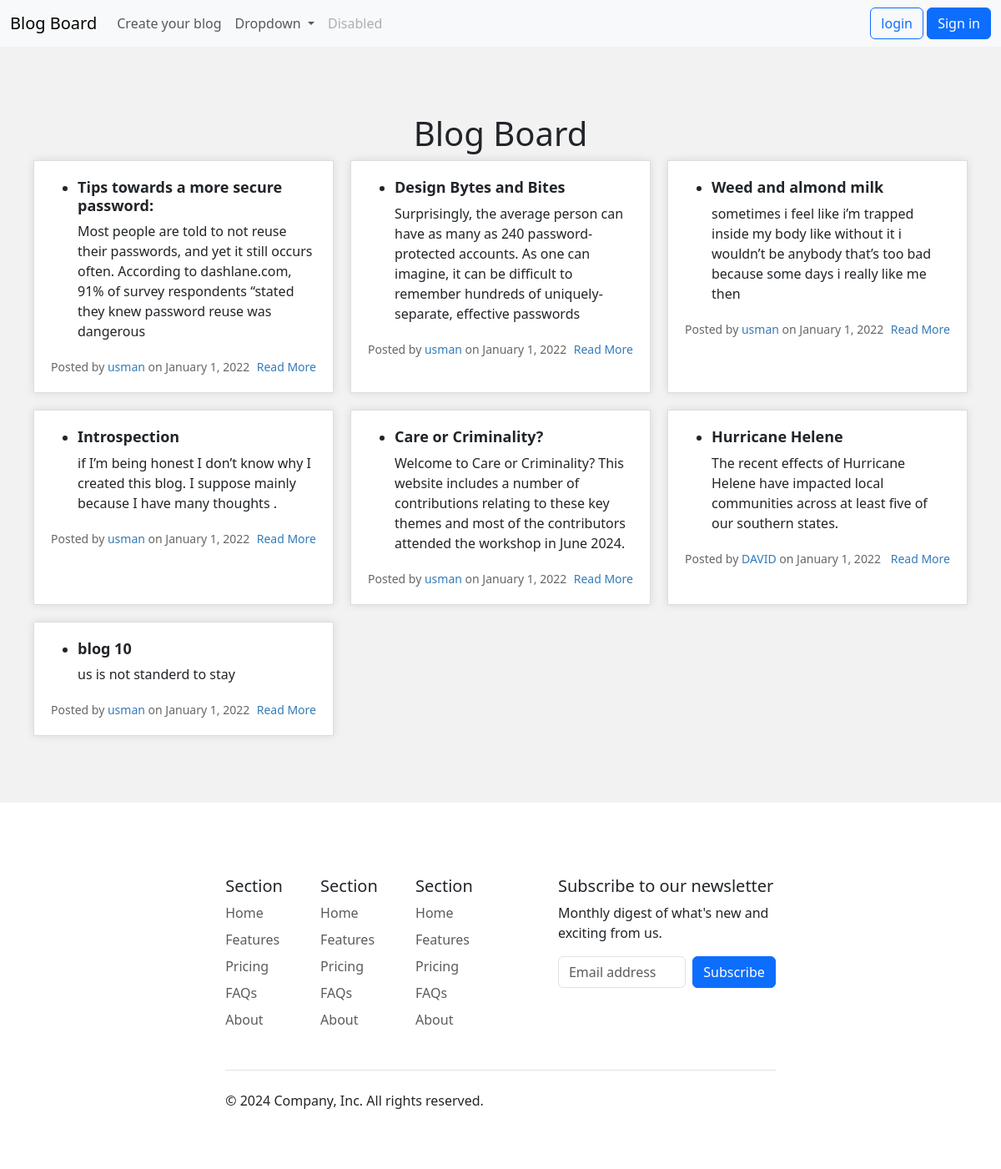
/home, run on an earlier commit of the app's database.
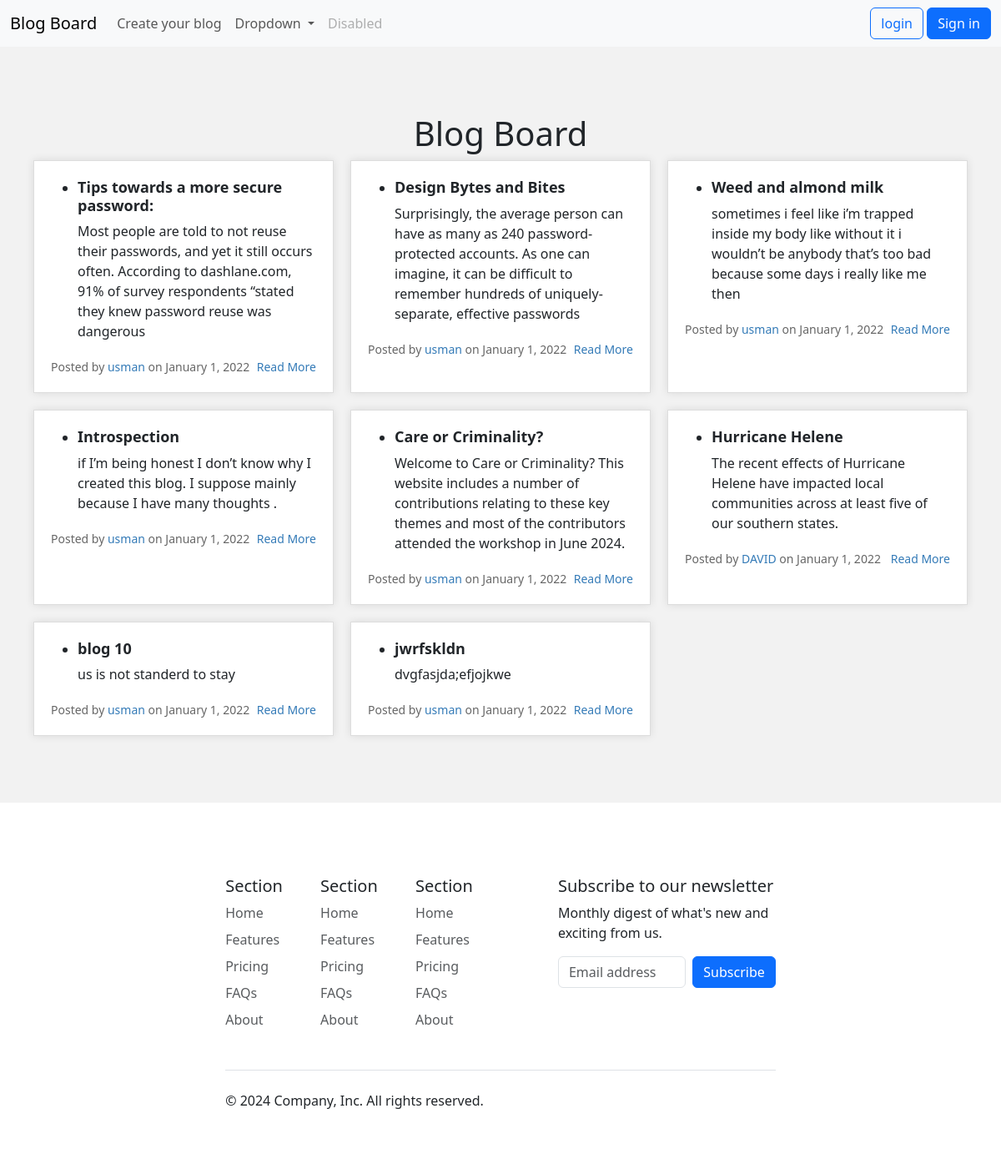
And on a later commit of the database.
### blogs/models.py (models this page shows, shortened)
class Blog(models.Model):
    author = models.ForeignKey(settings.AUTH_USER_MODEL, on_delete=models.CASCADE)
    title = models.CharField(max_length=200)
    content = models.TextField()  # Ensure this is defined
    def get_absolute_url(self):
        return reverse("post_detail",kwargs={"blog_id" : self.id})

### blogs/views.py (the view)
# urls.py: path('home', home, name='home'),
def home(request):
    posts_list = Blog.objects.all()
    return render(request, 'index.html',{
        'blogs':posts_list,
    }
    )

### blogs/templates/index.html (shortened to what this page needs)
{% extends 'layout.html' %}
{% load static %}
{% block style %}
<link rel="stylesheet" href="{% static 'css/style.css' %}">
{% endblock style %}
{% block content %}
<section class="main-section">
    <div class="container">
        <h1>Blog Board</h1>
        <div class="blog-posts">
            {% for blog in blogs %}
            <div class="blog-post">
                <ul>
                    <li>
                        <h2>
                            {{ blog.title }}
                        </h2>
                        <p>
                            {{ blog.content }}
                        </p>
                    </li>
                </ul>
                <div class="post-meta">
                    <span>Posted by <a href="#">{{ blog.author }}</a> on <time datetime="2022-01-01">January 1,
                            2022</time></span>
                    <span><a href="{{ blog.get_absolute_url }}">Read More</a></span>
                </div>
            </div>
            {% endfor %}
        </div>
    </div>
</section>
{% endblock content %}

What changed in the data, as far as the page shows it:
added Blog: title "jwrfskldn", content "dvgfasjda;efjojkwe", author "usman"
